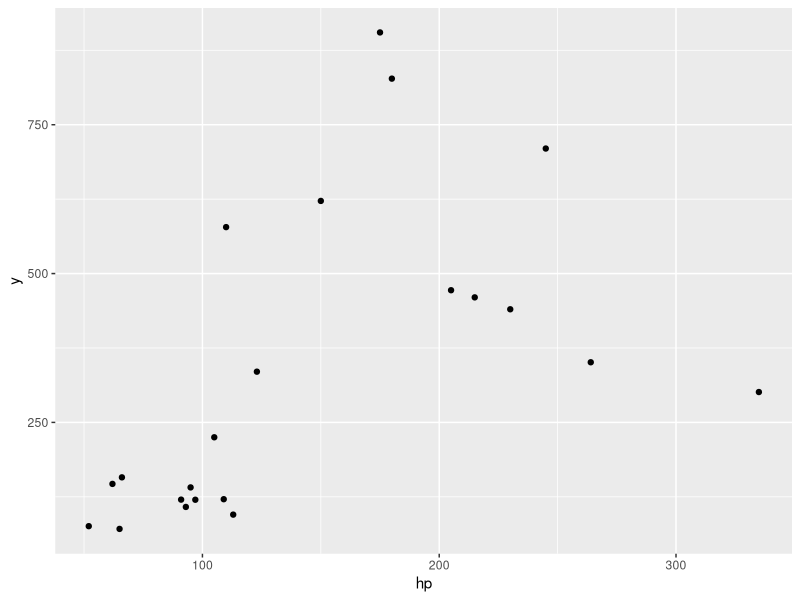

Reproduce this figure in R.
# do something wrong :
library(tidyverse)
data <- mtcars |>
  group_by(hp) |>
  summarize(y = sum(disp))
ggplot(data) + geom_point(aes(x=hp, y=y))
